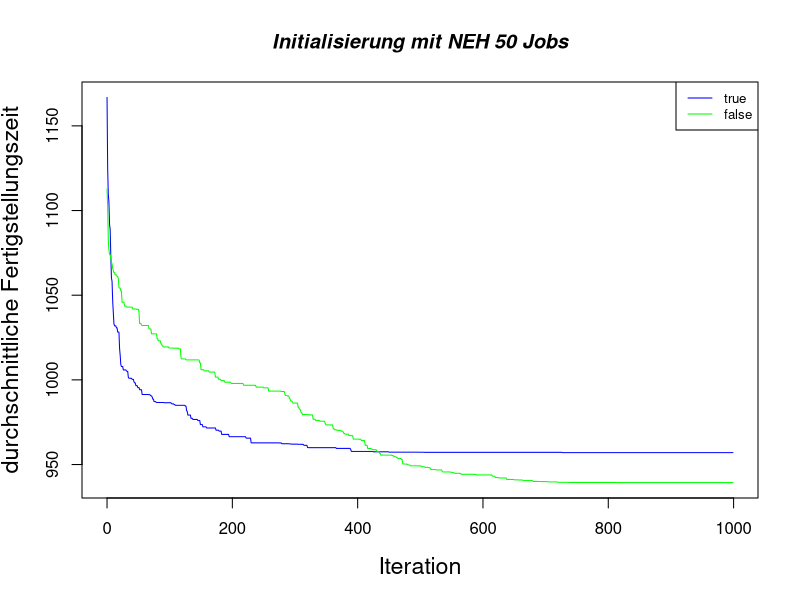
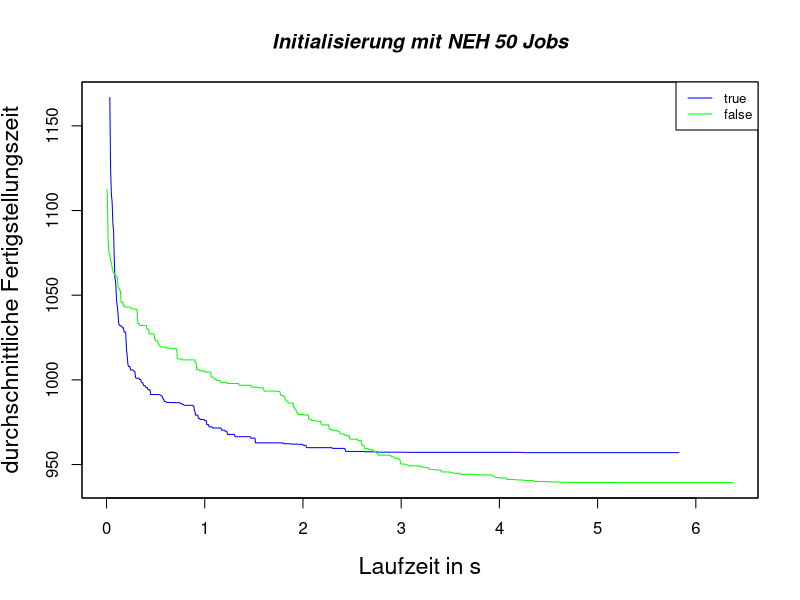

Source code (R) for these figures, in order:
initMatrixWithNEHTrue <- read.csv(file="config_0_mean.csv", header=FALSE, sep=",")
initMatrixWithNEHFalse <- read.csv(file="config_1_mean.csv", header=FALSE, sep=",")

iteration <- c(initMatrixWithNEHTrue[1]$V1)

jpeg('result_time_mean_iteration.jpg')
yrange <- range(initMatrixWithNEHTrue[2]$V2, 
    initMatrixWithNEHFalse[2]$V2)

xrange <- range(initMatrixWithNEHTrue[3]$V3, 
    initMatrixWithNEHFalse[3]$V3)

plot(iteration, initMatrixWithNEHTrue[2]$V2, type="l", ylim=yrange, col="blue", ann=FALSE)
lines(iteration, initMatrixWithNEHFalse[2]$V2, type="l", col="green")

title(main='Initialisierung mit NEH 50 Jobs', xlab='Iteration', ylab='durchschnittliche Fertigstellungszeit', font.main=4, cex.lab=1.4, cex.axis=1.4, cex.main=1.2, cex.sub=1.4)
legend("topright", legend=c("true", "false"), 
    col=c("blue", "green"),
    lty=1:1, cex=0.8)

jpeg('result_time_mean_calculationtime.jpg')
plot(initMatrixWithNEHTrue[3]$V3, initMatrixWithNEHTrue[2]$V2, type="l", ylim=yrange, xlim=xrange, col="blue", ann=FALSE)
lines(initMatrixWithNEHFalse[3]$V3, initMatrixWithNEHFalse[2]$V2, type="l", col="green")

box()

title(main='Initialisierung mit NEH 50 Jobs', xlab='Laufzeit in s', ylab='durchschnittliche Fertigstellungszeit', font.main=4, cex.lab=1.4, cex.axis=1.4, cex.main=1.2, cex.sub=1.4)
legend("topright", legend=c("true", "false"), 
    col=c("blue", "green"),
    lty=1:1, cex=0.8)